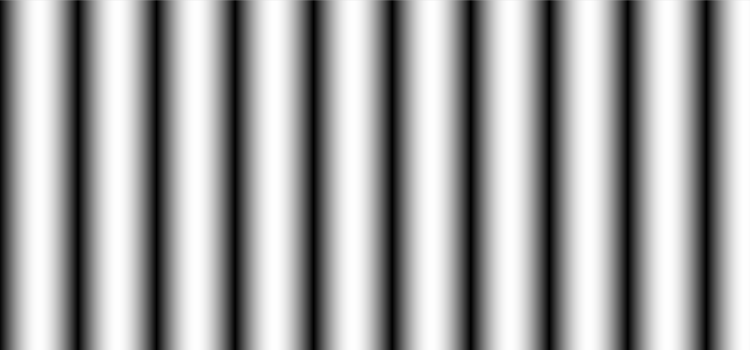
Frame 1 (no input)
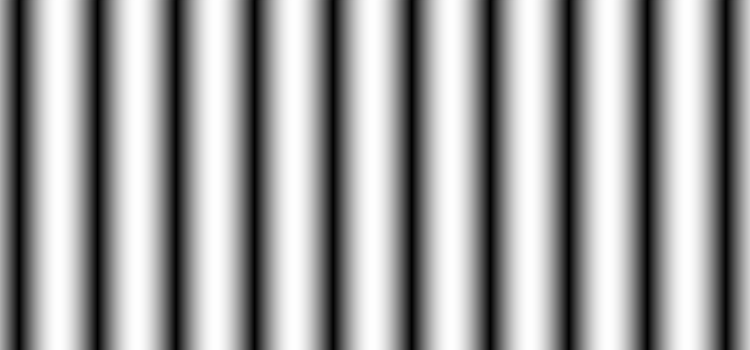
Frame 60 (the mouse pressed at the canvas centre just before this capture)
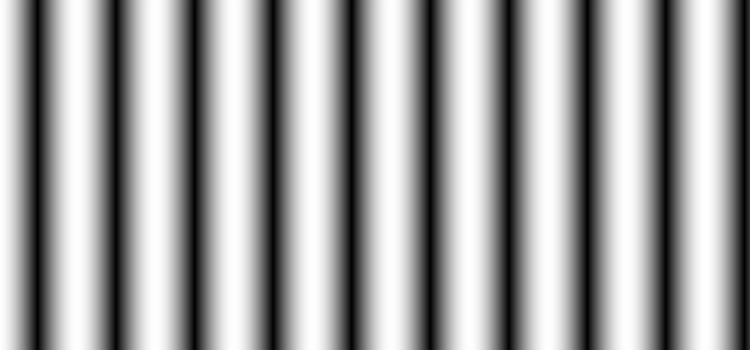
Frame 120 (the mouse held since frame 60 and released just before this capture)

The Processing sketch that drew these frames (run headless with seeded random() and noise(); from frame 60 on, the mouse is pressed at the canvas centre):

// Processing sketch: sketch09
// ── sketch09.pde
void setup() {
  size(750, 350);
}

void draw() {
  for (int x = 0; x <= width; x++) {
    float c = 255 * abs(sin(frameCount * 0.04 + x * 0.04));
    stroke(c);
    line(x, 0, x, height);
  }
}
